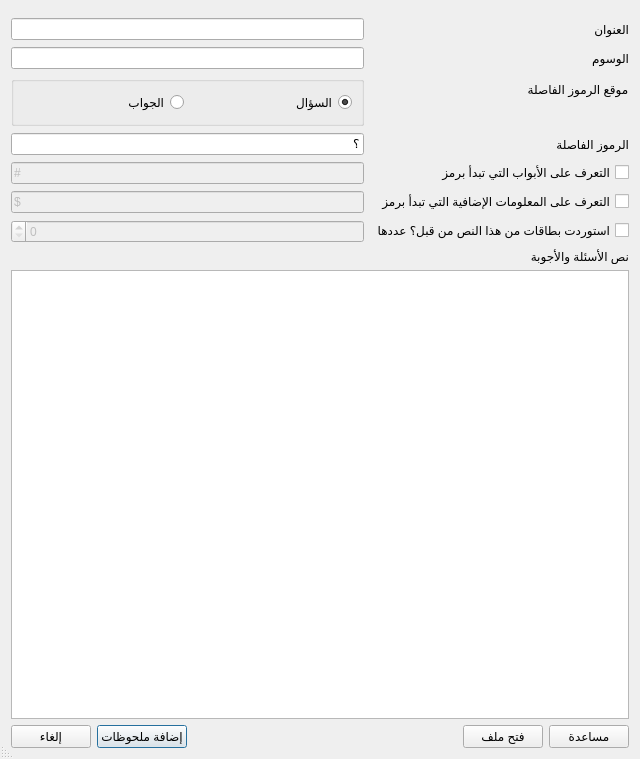
<?xml version="1.0" encoding="UTF-8"?>
<ui version="4.0">
 <class>Dialog</class>
 <widget class="QDialog" name="Dialog">
  <property name="geometry">
   <rect>
    <x>0</x>
    <y>0</y>
    <width>640</width>
    <height>759</height>
   </rect>
  </property>
  <property name="windowTitle">
   <string>مستورد الأسئلة العربية</string>
  </property>
  <property name="layoutDirection">
   <enum>Qt::RightToLeft</enum>
  </property>
  <property name="sizeGripEnabled">
   <bool>true</bool>
  </property>
  <layout class="QVBoxLayout" name="verticalLayout_2">
   <item>
    <layout class="QFormLayout" name="formLayout">
     <property name="horizontalSpacing">
      <number>7</number>
     </property>
     <property name="verticalSpacing">
      <number>7</number>
     </property>
     <item row="0" column="0" colspan="2">
      <widget class="QWidget" name="deckChooser" native="true"/>
     </item>
     <item row="2" column="0">
      <widget class="QLabel" name="label_2">
       <property name="text">
        <string>الوسوم</string>
       </property>
       <property name="buddy">
        <cstring>tagsBox</cstring>
       </property>
      </widget>
     </item>
     <item row="2" column="1">
      <widget class="QLineEdit" name="tagsBox"/>
     </item>
     <item row="3" column="0">
      <widget class="QLabel" name="label_5">
       <property name="sizePolicy">
        <sizepolicy hsizetype="Preferred" vsizetype="Preferred">
         <horstretch>0</horstretch>
         <verstretch>0</verstretch>
        </sizepolicy>
       </property>
       <property name="minimumSize">
        <size>
         <width>0</width>
         <height>0</height>
        </size>
       </property>
       <property name="text">
        <string>موقع الرموز الفاصلة</string>
       </property>
       <property name="alignment">
        <set>Qt::AlignCenter</set>
       </property>
      </widget>
     </item>
     <item row="4" column="0">
      <widget class="QLabel" name="label_3">
       <property name="text">
        <string>الرموز الفاصلة</string>
       </property>
       <property name="wordWrap">
        <bool>true</bool>
       </property>
       <property name="margin">
        <number>2</number>
       </property>
      </widget>
     </item>
     <item row="4" column="1">
      <widget class="QLineEdit" name="qa_marker">
       <property name="enabled">
        <bool>true</bool>
       </property>
       <property name="text">
        <string>؟</string>
       </property>
      </widget>
     </item>
     <item row="5" column="1">
      <widget class="QLineEdit" name="chapterLineEdit">
       <property name="enabled">
        <bool>false</bool>
       </property>
       <property name="inputMask">
        <string/>
       </property>
       <property name="text">
        <string>#</string>
       </property>
      </widget>
     </item>
     <item row="5" column="0">
      <widget class="QCheckBox" name="recognizeChaptersCheckBox">
       <property name="text">
        <string>التعرف على الأبواب التي تبدأ برمز</string>
       </property>
      </widget>
     </item>
     <item row="6" column="1">
      <widget class="QLineEdit" name="extraLineEdit">
       <property name="enabled">
        <bool>false</bool>
       </property>
       <property name="inputMask">
        <string/>
       </property>
       <property name="text">
        <string>$</string>
       </property>
      </widget>
     </item>
     <item row="6" column="0">
      <widget class="QCheckBox" name="recognizeExtraCheckBox">
       <property name="text">
        <string>التعرف على المعلومات الإضافية التي تبدأ برمز</string>
       </property>
      </widget>
     </item>
     <item row="7" column="1">
      <widget class="QSpinBox" name="previosImportedQuestionsNumber">
       <property name="enabled">
        <bool>false</bool>
       </property>
       <property name="maximum">
        <number>99999999</number>
       </property>
      </widget>
     </item>
     <item row="7" column="0">
      <widget class="QCheckBox" name="previosImportedQuestionsCheckBox">
       <property name="text">
        <string>استوردت بطاقات من هذا النص من قبل؟ عددها</string>
       </property>
      </widget>
     </item>
     <item row="3" column="1">
      <widget class="QGroupBox" name="QAMarkerGroupBox">
       <property name="sizePolicy">
        <sizepolicy hsizetype="Expanding" vsizetype="Fixed">
         <horstretch>0</horstretch>
         <verstretch>0</verstretch>
        </sizepolicy>
       </property>
       <property name="minimumSize">
        <size>
         <width>60</width>
         <height>50</height>
        </size>
       </property>
       <property name="title">
        <string/>
       </property>
       <layout class="QHBoxLayout" name="horizontalLayout_2">
        <item>
         <widget class="QRadioButton" name="questionMarkerRadioButton">
          <property name="text">
           <string>السؤال</string>
          </property>
          <property name="checked">
           <bool>true</bool>
          </property>
         </widget>
        </item>
        <item>
         <widget class="QRadioButton" name="answerMarkerRadioButton">
          <property name="text">
           <string>الجواب</string>
          </property>
         </widget>
        </item>
       </layout>
      </widget>
     </item>
     <item row="1" column="0">
      <widget class="QLabel" name="label">
       <property name="text">
        <string>العنوان</string>
       </property>
      </widget>
     </item>
     <item row="1" column="1">
      <widget class="QLineEdit" name="titleBox"/>
     </item>
    </layout>
   </item>
   <item>
    <widget class="QLabel" name="label_4">
     <property name="text">
      <string>نص الأسئلة والأجوبة</string>
     </property>
     <property name="buddy">
      <cstring>textBox</cstring>
     </property>
    </widget>
   </item>
   <item>
    <widget class="QPlainTextEdit" name="textBox">
     <property name="sizePolicy">
      <sizepolicy hsizetype="Expanding" vsizetype="Expanding">
       <horstretch>0</horstretch>
       <verstretch>0</verstretch>
      </sizepolicy>
     </property>
     <property name="layoutDirection">
      <enum>Qt::RightToLeft</enum>
     </property>
    </widget>
   </item>
   <item>
    <layout class="QHBoxLayout" name="horizontalLayout">
     <item>
      <widget class="QPushButton" name="helpButton">
       <property name="text">
        <string>مساعدة</string>
       </property>
      </widget>
     </item>
     <item>
      <widget class="QPushButton" name="openFileButton">
       <property name="toolTip">
        <string>يستبدل محتوى محرر النص بمحتوى ملف نصي على حاسوبك.</string>
       </property>
       <property name="text">
        <string>فتح ملف</string>
       </property>
       <property name="autoDefault">
        <bool>false</bool>
       </property>
       <property name="default">
        <bool>false</bool>
       </property>
      </widget>
     </item>
     <item>
      <spacer name="horizontalSpacer">
       <property name="orientation">
        <enum>Qt::Horizontal</enum>
       </property>
       <property name="sizeHint" stdset="0">
        <size>
         <width>40</width>
         <height>20</height>
        </size>
       </property>
      </spacer>
     </item>
     <item>
      <widget class="QPushButton" name="addCardsButton">
       <property name="toolTip">
        <string>يولد ملحوظات من النص في محرر النص</string>
       </property>
       <property name="text">
        <string>إضافة ملحوظات</string>
       </property>
       <property name="shortcut">
        <string>Ctrl+Return</string>
       </property>
       <property name="autoDefault">
        <bool>false</bool>
       </property>
       <property name="default">
        <bool>true</bool>
       </property>
       <property name="flat">
        <bool>false</bool>
       </property>
      </widget>
     </item>
     <item>
      <widget class="QPushButton" name="cancelButton">
       <property name="text">
        <string>إلغاء</string>
       </property>
       <property name="autoDefault">
        <bool>false</bool>
       </property>
      </widget>
     </item>
    </layout>
   </item>
  </layout>
 </widget>
 <tabstops>
  <tabstop>titleBox</tabstop>
  <tabstop>tagsBox</tabstop>
  <tabstop>questionMarkerRadioButton</tabstop>
  <tabstop>answerMarkerRadioButton</tabstop>
  <tabstop>qa_marker</tabstop>
  <tabstop>recognizeChaptersCheckBox</tabstop>
  <tabstop>chapterLineEdit</tabstop>
  <tabstop>recognizeExtraCheckBox</tabstop>
  <tabstop>extraLineEdit</tabstop>
  <tabstop>previosImportedQuestionsCheckBox</tabstop>
  <tabstop>previosImportedQuestionsNumber</tabstop>
  <tabstop>textBox</tabstop>
  <tabstop>addCardsButton</tabstop>
  <tabstop>cancelButton</tabstop>
  <tabstop>openFileButton</tabstop>
  <tabstop>helpButton</tabstop>
 </tabstops>
 <resources/>
 <connections/>
</ui>
